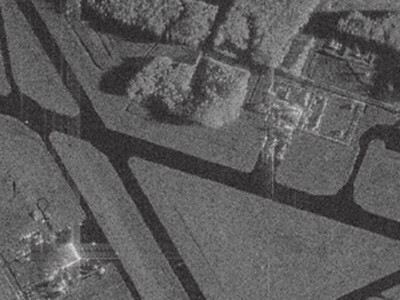
#> input picture Practice_4/sar_1.jpg, 400 x 300 px
$ python DE_IP_2024_TASK_4_Solution.py
#> lines starting #> are read from the running program, lines starting #| are printed output that depends on the picture; after the words box and inside, x2 and y2 are one past the last pixel; in counts of white or black regions, pixels touching at a corner belong together
import numpy as np
import cv2
import matplotlib.pyplot as plt
import math


# 1. Подберите парамтеры алгоритма разрастания регионов так, чтобы был выделен весь участок газона.
# 2. Реализуйте вычисление критерия однородности, отличного от представленного. Сравните результаты.
# 3. Применить алгоритм сегментации watershed+distance transform для задачи подсчета пальмовых деревьев.


# 1
image = cv2.imread('sar_1.jpg')
#> image is the input picture: shape (300, 400, 3); mean B, G, R 91.8, 91.6, 92.1
image_gray = cv2.cvtColor(image, cv2.COLOR_BGR2GRAY)

plt.imshow(image_gray, cmap="gray")
plt.show()

def homo_average(img, mask, point, T):
    av_val = img[mask > 0].sum() / np.count_nonzero(img[mask > 0])

    if abs(av_val - img[point]) <= T:
        return True

    return False


def region_growing(image, seed_point, homo_fun, r, T):
#> called with seed_point = (157, 130), r = 1, T = 25
    mask = np.zeros(image_gray.shape, np.uint8)
    mask[seed_point] = 1
    count = 1
    while count > 0:
        count = 0
        local_mask = np.zeros(image_gray.shape, np.uint8)
        for i in range(r, image.shape[0] - r):
            for j in range(r, image.shape[1] - r):
                if mask[i, j] == 0 and mask[i - r:i + r, j - r: j + r].sum() > 0:
                    if homo_fun(image, mask, (i, j), T):
                        local_mask[i, j] = 1
        count = np.count_nonzero(local_mask)
        print(count)
        mask += local_mask
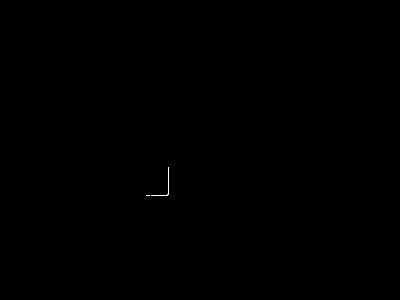
#> local_mask: shape (300, 400); values 0 (black) and 1 (white), 0.04% white in thin lines or dots, all inside (x1, y1, x2, y2) = (146, 167, 169, 196)
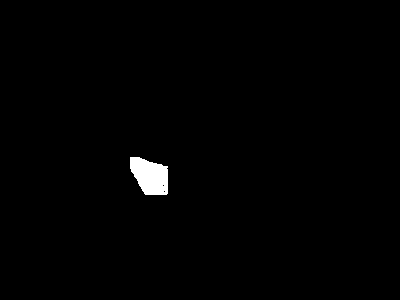
#> mask: shape (300, 400); values 0 (black) and 1 (white), 0.91% white; 1 white region, box (x1, y1, x2, y2) and area: (130, 157, 168, 195) 1087

    return mask * 255

seed_point = (157,130)
#> (the run stopped early here; a loop or call above may not have finished)
